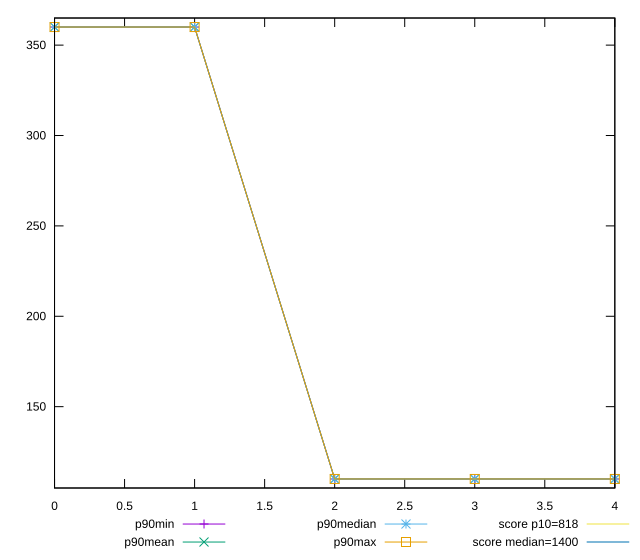

Source code (gnuplot):
reset

$p90Min <<EOF
0 360
1 360
2 110
3 110
4 110
EOF

$p90Mean <<EOF
0 360
1 360
2 110
3 110
4 110
EOF

$p90Median <<EOF
0 360
1 360
2 110
3 110
4 110
EOF

$p90Max <<EOF
0 360
1 360
2 110
3 110
4 110
EOF

set key outside below
set xrange [0:4]
set yrange [105:365]
set trange [105:365]
set terminal svg size 640, 560 enhanced background rgb 'white'
set output "report_00026_2021-02-22T21:38:55.199Z/dom-size/progression/value.svg"

plot $p90Min title "p90min" with linespoints, \
     $p90Mean title "p90mean" with linespoints, \
     $p90Median title "p90median" with linespoints, \
     $p90Max title "p90max" with linespoints, \
     818 title "score p10=818", \
     1400 title "score median=1400"

reset
